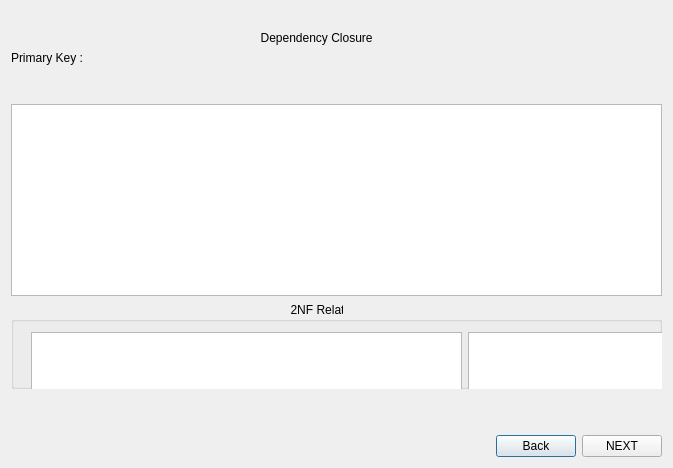
<?xml version="1.0" encoding="UTF-8"?>
<ui version="4.0">
 <class>Dialog2NF</class>
 <widget class="QDialog" name="Dialog2NF">
  <property name="geometry">
   <rect>
    <x>0</x>
    <y>0</y>
    <width>673</width>
    <height>468</height>
   </rect>
  </property>
  <property name="windowTitle">
   <string>Dialog</string>
  </property>
  <layout class="QVBoxLayout" name="verticalLayout_2">
   <item>
    <spacer name="verticalSpacer_2">
     <property name="orientation">
      <enum>Qt::Vertical</enum>
     </property>
     <property name="sizeType">
      <enum>QSizePolicy::Fixed</enum>
     </property>
     <property name="sizeHint" stdset="0">
      <size>
       <width>20</width>
       <height>20</height>
      </size>
     </property>
    </spacer>
   </item>
   <item>
    <layout class="QVBoxLayout" name="verticalLayout">
     <item>
      <widget class="QLabel" name="label">
       <property name="text">
        <string>                                                                           Dependency Closure</string>
       </property>
      </widget>
     </item>
     <item>
      <widget class="QLabel" name="label_2">
       <property name="text">
        <string>Primary Key :</string>
       </property>
      </widget>
     </item>
     <item>
      <widget class="QLabel" name="label_3">
       <property name="text">
        <string/>
       </property>
      </widget>
     </item>
     <item>
      <spacer name="verticalSpacer_3">
       <property name="orientation">
        <enum>Qt::Vertical</enum>
       </property>
       <property name="sizeType">
        <enum>QSizePolicy::Fixed</enum>
       </property>
       <property name="sizeHint" stdset="0">
        <size>
         <width>20</width>
         <height>13</height>
        </size>
       </property>
      </spacer>
     </item>
     <item>
      <widget class="QTableWidget" name="tableClosure2NF">
       <property name="sizePolicy">
        <sizepolicy hsizetype="Expanding" vsizetype="Expanding">
         <horstretch>0</horstretch>
         <verstretch>0</verstretch>
        </sizepolicy>
       </property>
      </widget>
     </item>
     <item>
      <widget class="QGroupBox" name="groupBox">
       <property name="sizePolicy">
        <sizepolicy hsizetype="Preferred" vsizetype="Expanding">
         <horstretch>0</horstretch>
         <verstretch>0</verstretch>
        </sizepolicy>
       </property>
       <property name="title">
        <string>                                                                                    2NF Relations</string>
       </property>
       <widget class="QWidget" name="layoutWidget">
        <property name="geometry">
         <rect>
          <x>20</x>
          <y>30</y>
          <width>1306</width>
          <height>194</height>
         </rect>
        </property>
        <layout class="QHBoxLayout" name="horizontalLayout_2">
         <item>
          <widget class="QTableWidget" name="table2NF1"/>
         </item>
         <item>
          <widget class="QTableWidget" name="table2NF2"/>
         </item>
         <item>
          <widget class="QTableWidget" name="table2NF3"/>
         </item>
        </layout>
       </widget>
      </widget>
     </item>
     <item>
      <spacer name="verticalSpacer">
       <property name="orientation">
        <enum>Qt::Vertical</enum>
       </property>
       <property name="sizeType">
        <enum>QSizePolicy::Fixed</enum>
       </property>
       <property name="sizeHint" stdset="0">
        <size>
         <width>20</width>
         <height>40</height>
        </size>
       </property>
      </spacer>
     </item>
     <item>
      <layout class="QHBoxLayout" name="horizontalLayout">
       <item>
        <spacer name="horizontalSpacer">
         <property name="orientation">
          <enum>Qt::Horizontal</enum>
         </property>
         <property name="sizeHint" stdset="0">
          <size>
           <width>40</width>
           <height>20</height>
          </size>
         </property>
        </spacer>
       </item>
       <item>
        <widget class="QPushButton" name="backButton">
         <property name="text">
          <string>Back</string>
         </property>
        </widget>
       </item>
       <item>
        <widget class="QPushButton" name="nextButton">
         <property name="text">
          <string>NEXT</string>
         </property>
        </widget>
       </item>
      </layout>
     </item>
    </layout>
   </item>
  </layout>
 </widget>
 <resources/>
 <connections/>
</ui>
